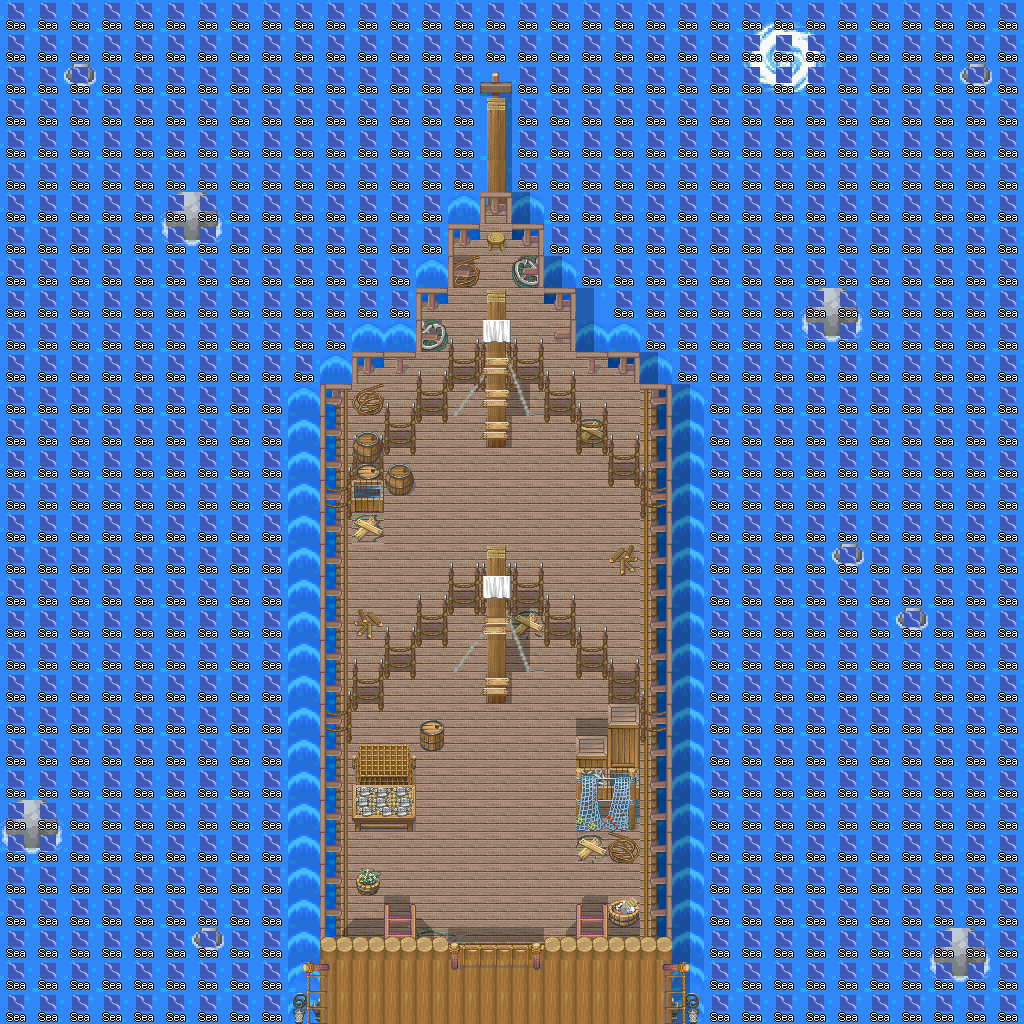

Tiled map render using the project's own tile images. Description and the map definition, with tile-layer contents summarised, below:
An orthogonal 32x32 tile map with 32x32 px tiles, 24 tile layers (Eau_, Pierre_, Vagues_, Ombre_Bateau_, ...), 10 tilesets.

<map version="1.10" tiledversion="1.11.2" orientation="orthogonal" renderorder="right-down" compressionlevel="0" width="32" height="32" tilewidth="32" tileheight="32" infinite="0" nextlayerid="47" nextobjectid="1">
 <tileset firstgid="1" source="../Tilesets/TECH-borders.tsx" />
 <tileset firstgid="361" source="../Tilesets/TECH-Assets.tsx" />
 <tileset firstgid="8041" source="../Tilesets/systemtags.tsx" />
 <tileset firstgid="8169" source="../Tilesets/TECH-Nature.tsx" />
 <tileset firstgid="11289" source="../Tilesets/passages.tsx" />
 <tileset firstgid="11433" source="../Tilesets/TECH-Buildings.tsx" />
 <tileset firstgid="36009" source="../Tilesets/TECH-Mounts.tsx" />
 <tileset firstgid="47049" source="../Tilesets/animations.tsx" />
 <tileset firstgid="57731" source="../Tilesets/d25fglr-3ac5fbc9-fdef-4a44-a085-68a95dfe3272.tsx" />
 <tileset firstgid="59603" source="../Tilesets/da7cb3h-a008c8c4-654c-4b61-bf9d-91c5c1715f11.tsx" />
 <group id="4" name="Z=0">
  <layer id="21" name="Eau_" width="32" height="32">
   <data>[1024 cells, 1024 non-empty, 5 distinct tile ids]</data>
  </layer>
  <layer id="45" name="Pierre_" width="32" height="32">
   <data>[1024 cells, 31 non-empty, 14 distinct tile ids]</data>
  </layer>
  <layer id="46" name="Vagues_" width="32" height="32">
   <data>[1024 cells, 50 non-empty, 4 distinct tile ids]</data>
  </layer>
 </group>
 <group id="3" name="Z=1">
  <layer id="43" name="Ombre_Bateau_" width="32" height="32">
   <data>[1024 cells, 51 non-empty, 1 distinct tile ids]</data>
  </layer>
  <layer id="36" name="Proue_" width="32" height="32">
   <data>[1024 cells, 4 non-empty, 4 distinct tile ids]</data>
  </layer>
  <layer id="29" name="Sol_Bateau-1_" width="32" height="32">
   <data>[1024 cells, 9 non-empty, 7 distinct tile ids]</data>
  </layer>
  <layer id="22" name="Sol_Bateau_" width="32" height="32">
   <data>[1024 cells, 246 non-empty, 4 distinct tile ids]</data>
  </layer>
  <layer id="24" name="Sol_Bateau2_" width="32" height="32">
   <data>[1024 cells, 5 non-empty, 2 distinct tile ids]</data>
  </layer>
  <layer id="44" name="Sol_Bateau3_" width="32" height="32">
   <data>[1024 cells, 9 non-empty, 4 distinct tile ids]</data>
  </layer>
  <layer id="42" name="Ombre_" width="32" height="32">
   <data>[1024 cells, 49 non-empty, 14 distinct tile ids]</data>
  </layer>
 </group>
 <group id="1" name="Z=2">
  <layer id="33" name="Cordes_2" width="32" height="32">
   <data>[1024 cells, 66 non-empty, 3 distinct tile ids]</data>
  </layer>
  <layer id="25" name="Misc2_2" width="32" height="32">
   <data>[1024 cells, 19 non-empty, 15 distinct tile ids]</data>
  </layer>
  <layer id="35" name="Barriere3_2" width="32" height="32">
   <data>[1024 cells, 1 non-empty, 1 distinct tile ids]</data>
  </layer>
  <layer id="34" name="Barriere2_2" width="32" height="32">
   <data>[1024 cells, 13 non-empty, 1 distinct tile ids]</data>
  </layer>
  <layer id="40" name="Barriere_2" width="32" height="32">
   <data>[1024 cells, 47 non-empty, 1 distinct tile ids]</data>
  </layer>
  <layer id="26" name="Misc1_2" width="32" height="32">
   <data>[1024 cells, 27 non-empty, 21 distinct tile ids]</data>
  </layer>
 </group>
 <group id="28" name="Z=3">
  <layer id="39" name="Etage_3" width="32" height="32">
   <data>[1024 cells, 33 non-empty, 3 distinct tile ids]</data>
  </layer>
  <layer id="41" name="Barriere_3" width="32" height="32">
   <data>[1024 cells, 14 non-empty, 6 distinct tile ids]</data>
  </layer>
  <layer id="30" name="Mat2_4" width="32" height="32">
   <data>[1024 cells, 14 non-empty, 6 distinct tile ids]</data>
  </layer>
  <layer id="27" name="Mat_4" width="32" height="32">
   <data>[1024 cells, 10 non-empty, 3 distinct tile ids]</data>
  </layer>
  <layer id="31" name="Mat3_4" width="32" height="32">
   <data>[1024 cells, 2 non-empty, 1 distinct tile ids]</data>
  </layer>
  <layer id="32" name="Echelle_4" width="32" height="32">
   <data>[1024 cells, 5 non-empty, 1 distinct tile ids]</data>
  </layer>
 </group>
 <layer id="37" name="passages" width="32" height="32">
  <data>[1024 cells, 0 non-empty, 0 distinct tile ids]</data>
 </layer>
 <layer id="38" name="systemtags" width="32" height="32">
  <data>[1024 cells, 723 non-empty, 1 distinct tile ids]</data>
 </layer>
</map>
